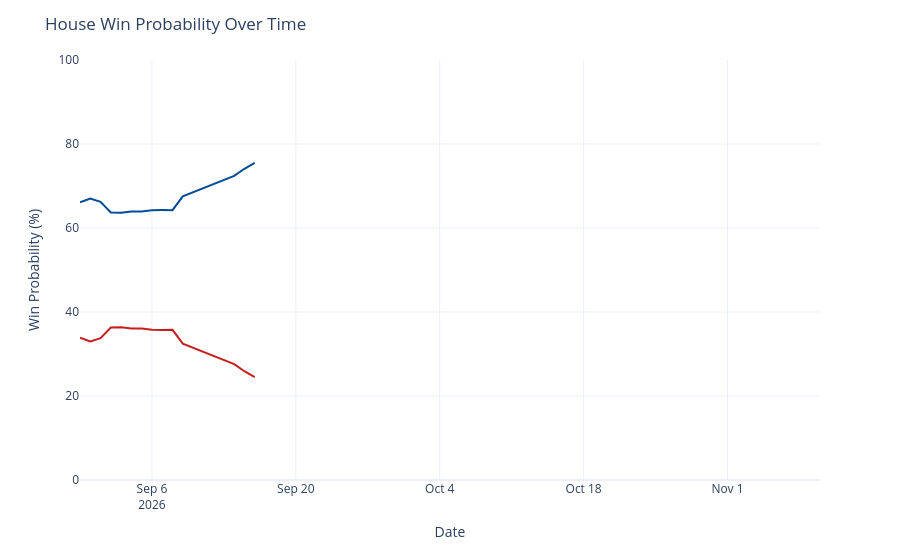

The notebook cell saved with this chart:
### Code cell
chance_over_time = output_ts[(output_ts['geo'] == 'US House') &
                             (output_ts['type'] == 'chance')]
chance_over_time['rep_chance'] = chance_over_time['y'].map(lambda x: 100 - x)
chance_over_time = chance_over_time.rename({'y': 'Democrats', 'rep_chance': 'Republicans'}, axis=1)
chance_time_ser = px.line(chance_over_time, x='date', y=['Democrats', 'Republicans'], template='plotly_white',
                         color_discrete_map={'Democrats': '#004b97', 'Republicans': '#c71e1d'},)
chance_time_ser.update_traces(hovertemplate="%{y:.1f}%")
chance_time_ser.update_layout(
    xaxis=dict(range=[pd.to_datetime('2026-08-30'), pd.to_datetime('2026-11-10')]),
    yaxis=dict(range=[0, 100]),
    xaxis_title='Date',
    yaxis_title='Win Probability (%)',
    title=dict(text="House Win Probability Over Time"),
    hovermode="x",
    showlegend=False
)
chance_time_ser

### Figure 1 — Plotly figure (JSON) as saved in the notebook; plotly's stock layout.template omitted (floating-point values rounded to 4 significant figures)
{"data": [{"hovertemplate": "%{y:.1f}%", "legendgroup": "Democrats", "line": {"color": "#004b97", "dash": "solid"}, "marker": {"symbol": "circle"}, "mode": "lines", "name": "Democrats", "orientation": "v", "showlegend": true, "type": "scatter", "x": ["2026-08-30", "2026-08-31", "2026-09-01", "2026-09-02", "2026-09-03", "2026-09-04", "2026-09-05", "2026-09-06", "2026-09-07", "2026-09-08", "2026-09-09", "2026-09-14", "2026-09-15", "2026-09-16"], "xaxis": "x", "y": [66.12, 67.02, 66.25, 63.69, 63.65, 63.91, 63.91, 64.23, 64.27, 64.25, 67.54, 72.39, 74.1, 75.49], "yaxis": "y"}, {"hovertemplate": "%{y:.1f}%", "legendgroup": "Republicans", "line": {"color": "#c71e1d", "dash": "solid"}, "marker": {"symbol": "circle"}, "mode": "lines", "name": "Republicans", "orientation": "v", "showlegend": true, "type": "scatter", "x": ["2026-08-30", "2026-08-31", "2026-09-01", "2026-09-02", "2026-09-03", "2026-09-04", "2026-09-05", "2026-09-06", "2026-09-07", "2026-09-08", "2026-09-09", "2026-09-14", "2026-09-15", "2026-09-16"], "xaxis": "x", "y": [33.88, 32.98, 33.75, 36.31, 36.35, 36.09, 36.09, 35.77, 35.73, 35.75, 32.46, 27.61, 25.9, 24.51], "yaxis": "y"}], "layout": {"hovermode": "x", "legend": {"title": {"text": "variable"}, "tracegroupgap": 0}, "margin": {"t": 60}, "showlegend": false, "title": {"text": "House Win Probability Over Time"}, "xaxis": {"anchor": "y", "domain": [0, 1], "range": ["2026-08-30T00:00:00", "2026-11-10T00:00:00"], "title": {"text": "Date"}}, "yaxis": {"anchor": "x", "domain": [0, 1], "range": [0, 100], "title": {"text": "Win Probability (%)"}}}}
